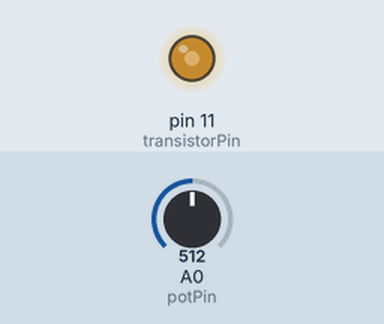
The sketch below on a simulated Arduino Uno, built with avr-gcc and run on an emulated ATmega328P. On the bench: output pins drawn as LEDs (lit = HIGH). The inputs (shaded band) are chosen by the test bench; at power-on: A0 (potPin) = 512.

Above: at 1.2 s.
1.3 s: A0 (potPin) set to 716
At 1.7 s:
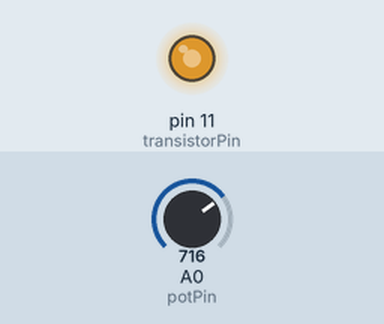
2.8 s: A0 (potPin) set to 900
At 4.0 s:
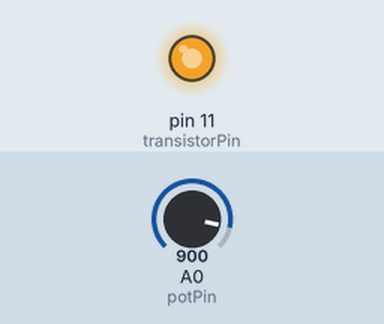
4.3 s: A0 (potPin) set to 122
At 5.2 s:
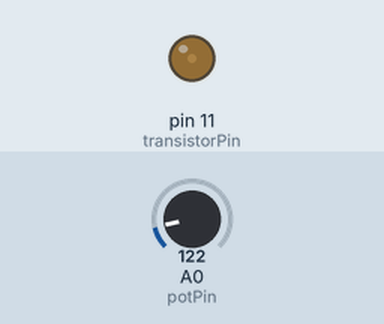
5.8 s: A0 (potPin) set to 0
At 6.4 s:
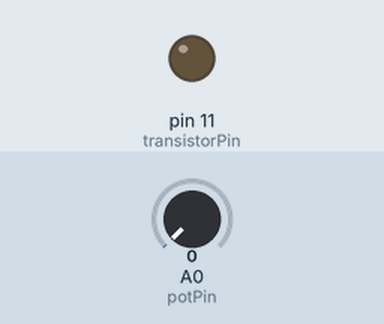
Timing chart, 0 to 8.3 s (numbered marks = the images above; inputs shaded):
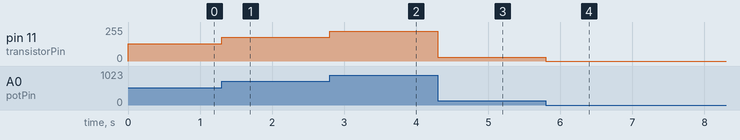

The sketch:

drive_dc_motor.ino
```cpp
// this demo refer to file: Arduino_Starter_Kit_Manual-Mar2010.pdf

// Analog in 0 connected to the potentiometer
int potPin = 0;
// connected to the base of the ransistor
int transistorPin = 11;
// value returned from the potentiometer
int potValue = 0;

void setup(){
  // set the transistor poin as outpout
  pinMode( transistorPin, OUTPUT);
}

void loop(){
  // read the potentiometer, convert it to 0 -255:
  potValue = analogRead(potPin) / 4;
  // use that to control the transistor:
  analogWrite(transistorPin, potValue);
}
```

Measured:
- after the input at 1.3 s, pin 11 (transistorPin): 128/255 → 179/255 at once
- after the input at 2.8 s, pin 11 (transistorPin): 179/255 → 225/255 at once
- after the input at 4.3 s, pin 11 (transistorPin): 225/255 → 30/255 at once
- after the input at 5.8 s, pin 11 (transistorPin): 30/255 → 0/255 at once
